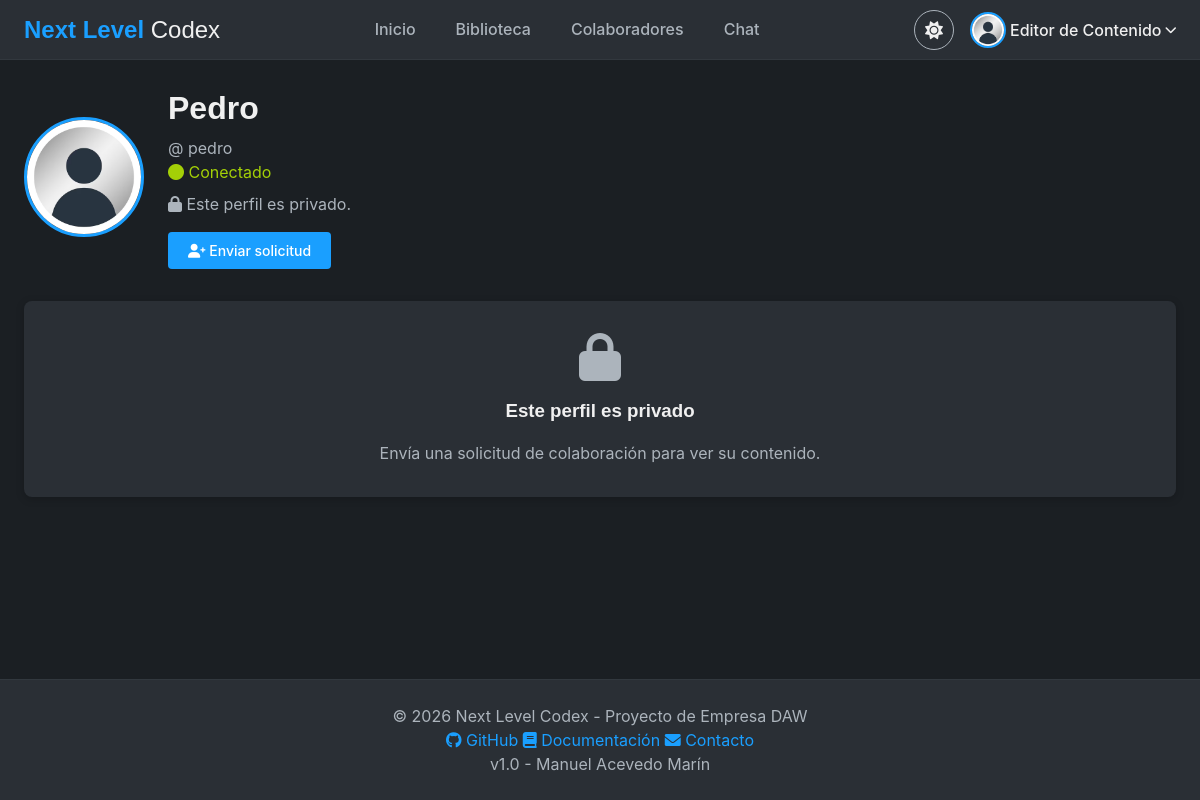
The page /vistas/perfil_publico.php?id=7 (signed in) on the database as committed earlier.
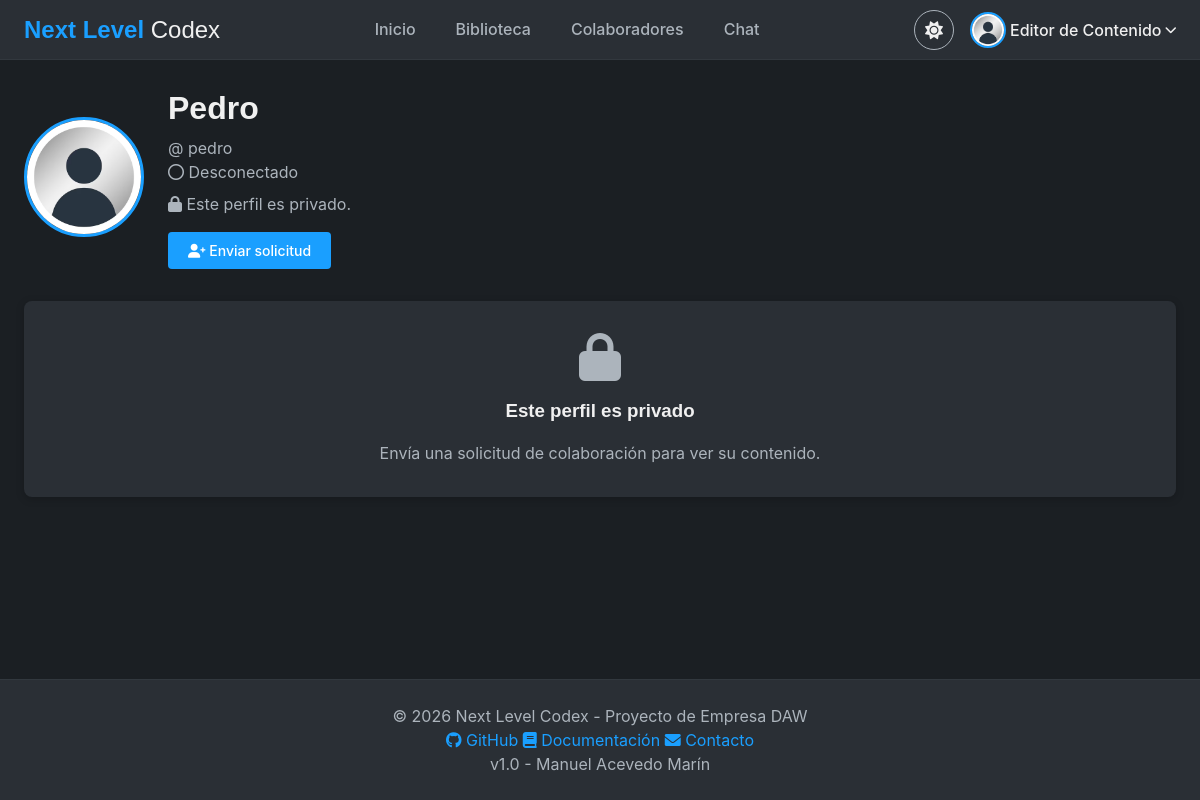
The same page on the database as committed later.
### vistas/perfil_publico.php (the view, shortened to what the changed rows need)
<?php
include "../sec/sec.php";
$id_visto = filter_input(INPUT_GET, 'id', FILTER_VALIDATE_INT);
$stmt = $db->prepare("SELECT id, user, nombre, avatar, bio, conectado, perfil_publico, level, amigos FROM usuarios WHERE id = ?");
$stmt->bind_param("i", $id_visto);
$stmt->execute();
$usuario = $stmt->get_result()->fetch_assoc();
$esAdmin = ($_SESSION['level'] == 0);
$stmtAmigos = $db->prepare("SELECT amigos FROM usuarios WHERE id = ?");
$stmtAmigos->bind_param("i", $_SESSION['id']);
$stmtAmigos->execute();
$rowAmigos = $stmtAmigos->get_result()->fetch_assoc();
$misAmigos = !empty($rowAmigos['amigos']) ? array_filter(explode('#', $rowAmigos['amigos'])) : [];
$esColaborador = in_array($id_visto, $misAmigos);
$stmtSolEnviada = $db->prepare("SELECT statu, fecha FROM domingueros WHERE id_sol = ? AND id_rec = ?");
$stmtSolEnviada->bind_param("ii", $_SESSION['id'], $id_visto);
$stmtSolEnviada->execute();
$solicitudResult = $stmtSolEnviada->get_result();
$solicitudData = $solicitudResult->fetch_assoc();
$solicitudEnviada = ($solicitudResult->num_rows > 0 && $solicitudData['statu'] == 1);
$solicitudRechazada = ($solicitudResult->num_rows > 0 && $solicitudData['statu'] == 0);
$stmtSolRecibida = $db->prepare("SELECT COUNT(*) AS total FROM domingueros WHERE id_sol = ? AND id_rec = ? AND statu = 1");
$stmtSolRecibida->bind_param("ii", $id_visto, $_SESSION['id']);
$stmtSolRecibida->execute();
$solicitudRecibida = $stmtSolRecibida->get_result()->fetch_assoc()['total'] > 0;
$puedeVer = $esAdmin || $esColaborador || $usuario['perfil_publico'] == 1;
include "../sec/header.php";
?>
<div class="main-container">
    <div class="perfil-header">
        <div class="perfil-info">
            <h1>
                <?php echo htmlspecialchars($usuario['nombre']); ?>
            </h1>
            <p class="text-muted">@
                <?php echo htmlspecialchars($usuario['user']); ?>
            </p>
            <?php if ($usuario['conectado'] == 1): ?>
                <span style="color: var(--success);"><i class="fas fa-circle"></i> Conectado</span>
            <?php else: ?>
                <span class="text-muted"><i class="far fa-circle"></i> Desconectado</span>
            <?php endif; ?>
            <?php if ($puedeVer): ?>
                <?php if (!empty($usuario['bio'])): ?>
                    <p class="perfil-bio" style="margin-top: var(--spacing-sm);">
                        <?php echo nl2br(htmlspecialchars($usuario['bio'])); ?>
                    </p>
                <?php else: ?>
                    <p class="text-muted"><em>Sin biografía.</em></p>
                <?php endif; ?>
            <?php else: ?>
                <p class="text-muted" style="margin-top: var(--spacing-sm);">
                    <i class="fas fa-lock"></i> Este perfil es privado.
                </p>
            <?php endif; ?>
            <div style="margin-top: var(--spacing-md); display: flex; gap: var(--spacing-sm); flex-wrap: wrap;">
                <?php if ($esColaborador): ?>
                    <a href="chat_privado.php?id=<?php echo $id_visto; ?>" class="btn btn-primary">
                        <i class="fas fa-comment"></i> Chat privado
                    </a>
                    <button class="btn btn-danger" onclick="eliminarColaborador(<?php echo $id_visto; ?>)">
                        <i class="fas fa-user-minus"></i> Eliminar colaborador
                    </button>
                <?php elseif ($solicitudEnviada): ?>
                    <button class="btn btn-warning" id="btnSolicitud" onclick="cancelarSolicitud(<?php echo $id_visto; ?>)">
                        <i class="fas fa-clock"></i> Solicitud enviada (cancelar)
                    </button>
                <?php else: ?>
                    <button class="btn btn-primary" id="btnSolicitud" onclick="enviarSolicitud(<?php echo $id_visto; ?>)">
                    </button>
                <?php endif; ?>
            </div>
        </div>
    </div>
</div>
<?php include "../sec/footer.php"; ?>

Rows that differ between the two databases and show on the page:
changed usuarios "Pedro": conectado 1 → 0 (drawn)
Other text that changed with them:
text no longer shown: "Conectado"
text now shown: "Desconectado"
